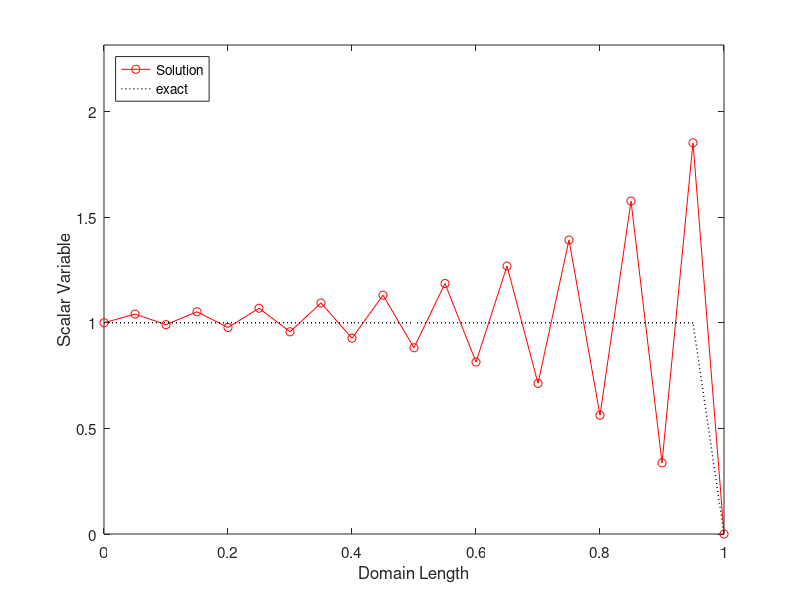

This chart was generated by the following MATLAB code:
clc
clear all
%%
%IMPORTING DATA
Res = importdata('Result.dat');
A = Res.data;

u = A(:,1);       %SOLUTION
U_exact = A(:,2); %EXACT SOLUTION
X = A(:,3);       %COORDINATE
U_max = max(u);
Method = 'Solution';
%%
%PLOTTING THE RESULT
plot(X,u,'r-o',X,U_exact,'k:','LineWidth',1,'MarkerSize',5)
l = legend(Method,'exact','Location','northwest'); 
set(l,'FontSize',11)
set(gca, 'FontSize',11);
axis([0,1,0,(1.25*U_max)]);
xlabel('Domain Length'); ylabel('Scalar Variable');
hold on




